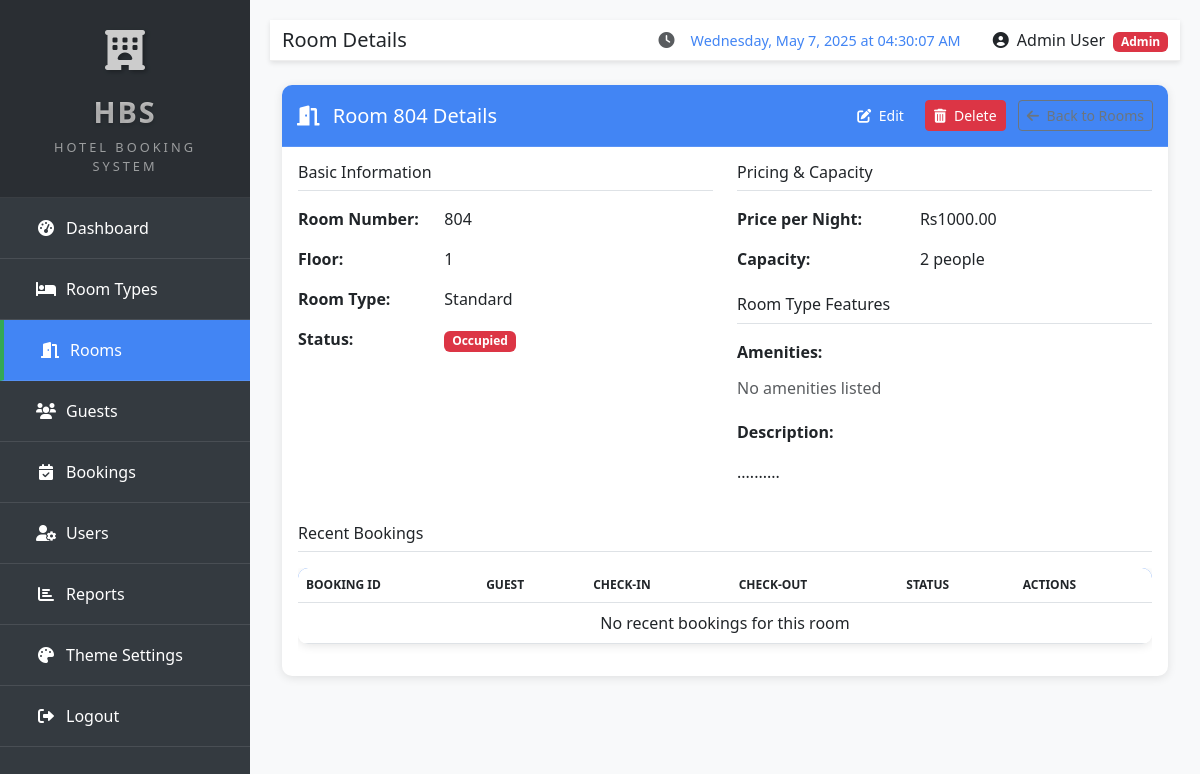
Before: /hotel/rooms/27/ (signed in) with the older database file.
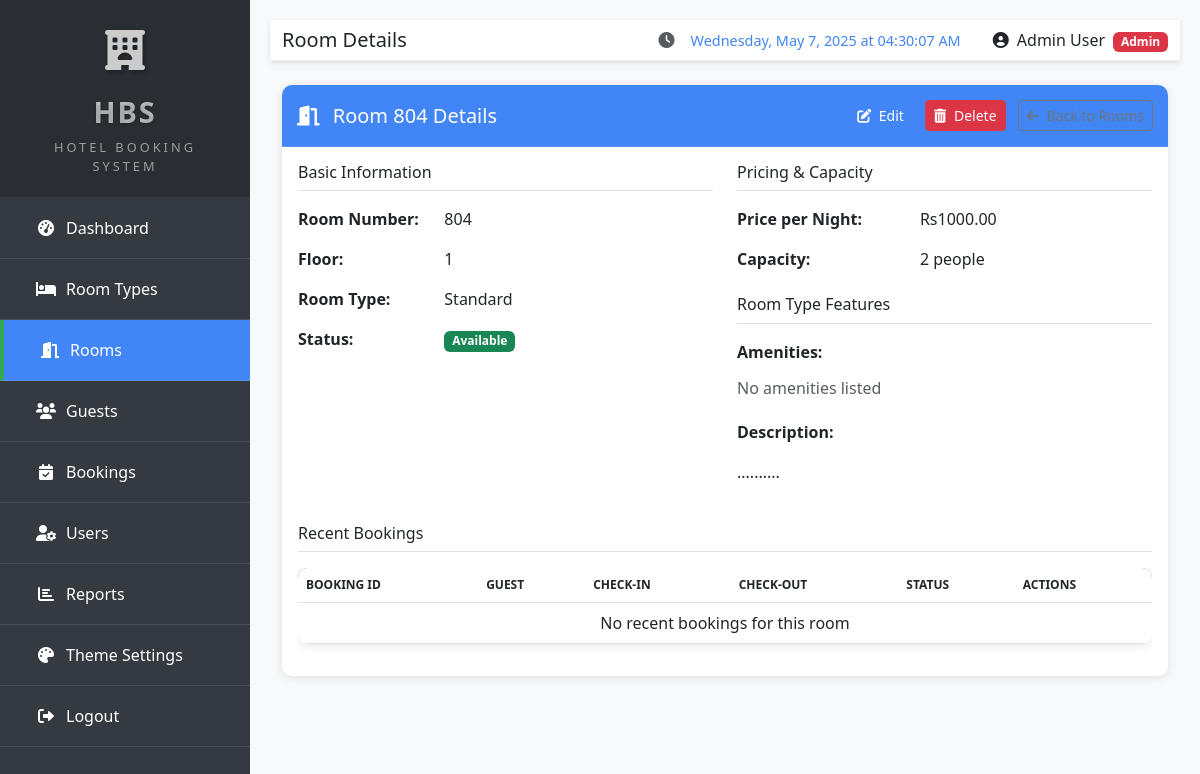
After: the same page with the newer database file.
### hotel/views.py (the view)
# urls.py: path('rooms/<int:pk>/', views.room_detail, name='room_detail'),
@login_required
def room_detail(request, pk):
    room = get_object_or_404(Room, pk=pk)
    bookings = Booking.objects.filter(room=room).order_by('-check_in_date')[:5]
    return render(request, 'hotel/room_detail.html', {'room': room, 'bookings': bookings})

### hotel/context_processors.py (called while the page is built)
def theme_settings(request):
    if request.user.is_authenticated:
        try:
            from .models import ThemeSettings
            theme_settings, created = ThemeSettings.objects.get_or_create(user=request.user)
            return {'user_theme_settings': theme_settings}
        except Exception:
            pass
    return {'user_theme_settings': None}

def hotel_info(request):
    try:
        from .models import HotelInfo
        info = HotelInfo.get_info()
        return {'hotel_info': info}
    except Exception:
        pass
    return {'hotel_info': None}

### templates/hotel/room_detail.html (shortened to what the changed rows need)
{% extends 'hotel/base.html' %}
{% block content %}
<div class="card">
    <div class="card-body">
        <div class="row">
            <div class="col-md-6">
                <div class="mb-3 row">
                    <div class="col-sm-8">
                        {% if room.status == 'available' %}
                        <span class="badge bg-success">Available</span>
                        {% elif room.status == 'occupied' %}
                        <span class="badge bg-danger">Occupied</span>
                        {% elif room.status == 'maintenance' %}
                        <span class="badge bg-warning text-dark">Maintenance</span>
                        {% elif room.status == 'cleaning' %}
                        <span class="badge bg-info text-dark">Cleaning</span>
                        {% else %}
                        <span class="badge bg-secondary">{{ room.status|title }}</span>
                        {% endif %}
                    </div>
                </div>
            </div>
        </div>
        {% if user.is_staff %}
        <div class="mt-4">
            <div class="table-responsive">
                <table class="table table-hover">
                    <thead>
                        <tr>
                            <th>Booking ID</th>
                            <th>Guest</th>
                            <th>Check-in</th>
                            <th>Check-out</th>
                            <th>Status</th>
                            <th>Actions</th>
                        </tr>
                    </thead>
                </table>
            </div>
        </div>
        {% endif %}
    </div>
</div>
{% endblock %}

Changed rows visible on the page:
changed Room "Standard": status "occupied" → "available" (drawn)
Other visible differences:
text no longer shown: "Occupied"
text now shown: "Available"
